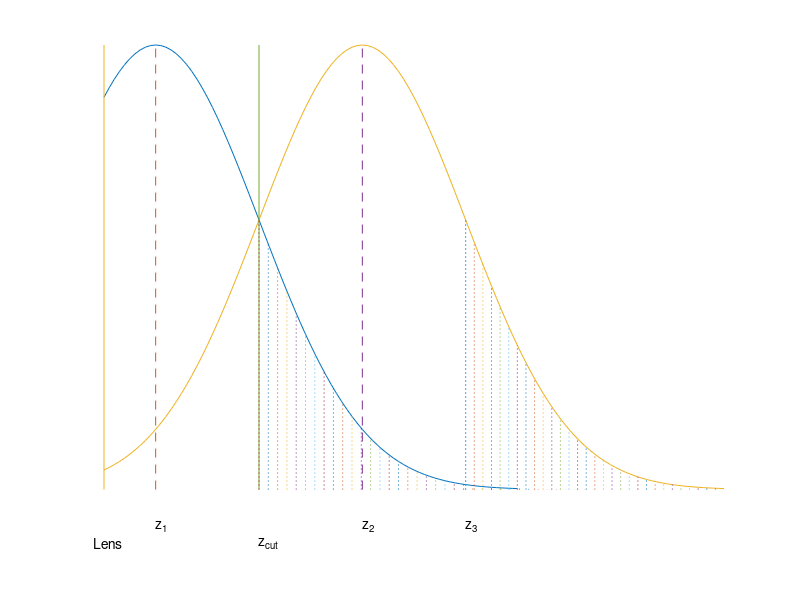

Write the MATLAB code that produced this figure.
figure;
f=@(x,mu) normpdf(x,mu,2);
x=0:0.1:8;
zcut=3;
dz=2;
z1=zcut-dz;
z2=zcut+dz;
plot(x,f(x,z1));
hold on;
plot([z1,z1],[0,f(0,0)],'--');

x=0:0.1:12;
plot(x,f(x,z2));
plot([z2,z2],[0,f(0,0)],'--');
plot([zcut,zcut],[0,f(0,0)],'-');
z3=z2+dz;
plot([z3,z3],[0,f(dz,0)],':');

xp=zcut:(12-zcut)/50:12;
for i=1:50
    plot([xp(i),xp(i)],[0,f(xp(i),z1)],':');
end

xp=z3:(12-z3)/30:12;
for i=1:30
    plot([xp(i),xp(i)],[0,f(xp(i),z2)],':');
end

plot([0,0],[0,f(0,0)]);
box off;

text(-0.2,-0.12*f(0,0),'Lens');
text(z1,-0.08*f(0,0),'z_{1}');
text(zcut,-0.12*f(0,0),'z_{cut}');
text(z2,-0.08*f(0,0),'z_{2}');
text(z3,-0.08*f(0,0),'z_{3}');

% annotation('arrow',[0,1.3],[0,0]);
ylim([-0.1*f(0,0),f(0,0)]);

set(gca,'visible','off');

print('-deps','zcut_bias.eps');
